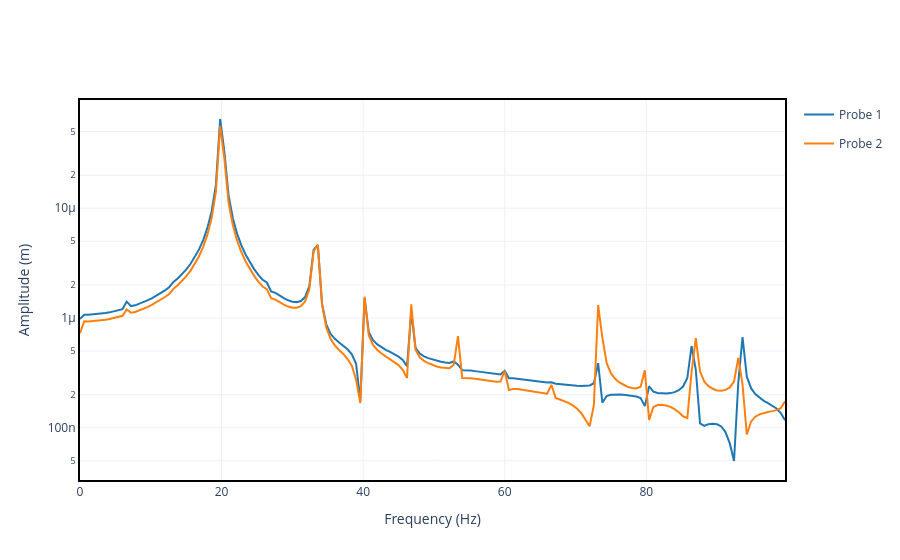

Here is the notebook cell this chart was saved with:
### Code cell
"""Plots the frequency response for the two given probes."""
rubbing.plot_dfft([probe1, probe2], range_freq=[0, 100], yaxis_type="log").show()

### Figure 1 — Plotly figure (JSON) as saved in the notebook; plotly's stock layout.template omitted (floating-point values rounded to 4 significant figures; data arrays with more than 128 entries replaced by an {"elided": "..."} marker saying what was removed)
{"data": [{"hovertemplate": "Frequency (Hz): %{x:.2f}<br>Amplitude (m): %{y:.2e}", "legendgroup": "Probe 1", "mode": "lines", "name": "Probe 1", "showlegend": true, "type": "scatter", "x": {"elided": "167 float values"}, "y": {"elided": "167 float values"}}, {"hovertemplate": "Frequency (Hz): %{x:.2f}<br>Amplitude (m): %{y:.2e}", "legendgroup": "Probe 2", "mode": "lines", "name": "Probe 2", "showlegend": true, "type": "scatter", "x": {"elided": "167 float values"}, "y": {"elided": "167 float values"}}], "layout": {"xaxis": {"title": {"text": "Frequency (Hz)"}}, "yaxis": {"title": {"text": "Amplitude (m)"}, "type": "log"}}}
